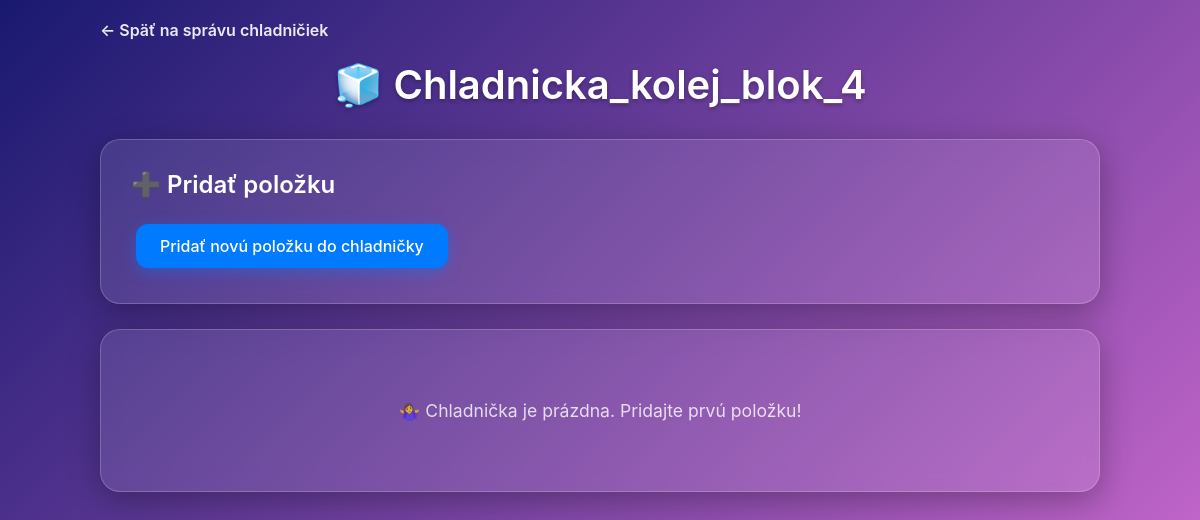
Page /fridge/1 (signed in) on the earlier database version.
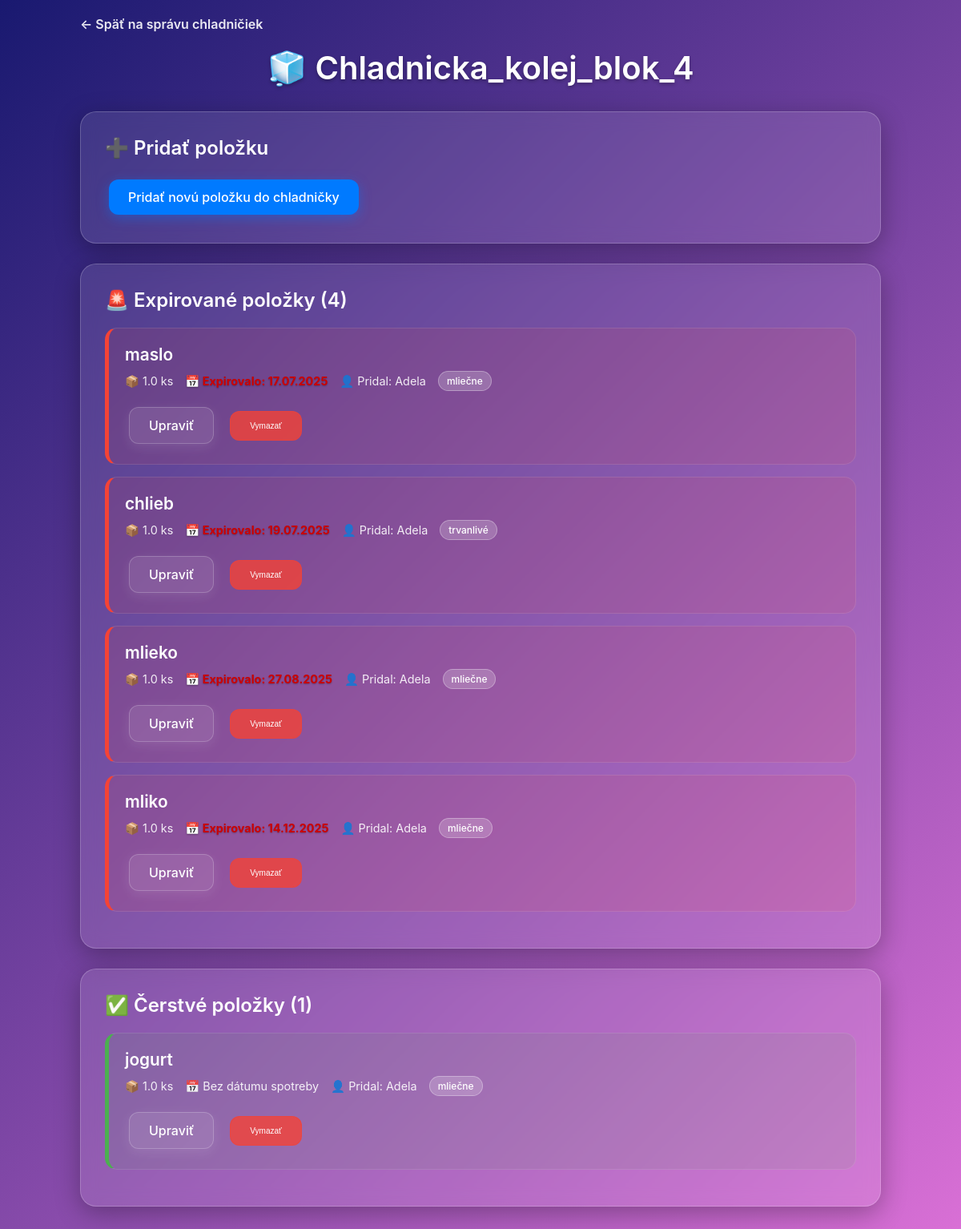
Same page on the later database version.
### app/models.py (models this page shows, shortened)
class Fridge(db.Model):
    id = db.Column(db.Integer, primary_key=True)
    name = db.Column(db.String(100), nullable=False)
    created_by = db.Column(db.Integer, db.ForeignKey('user.id'), nullable=False)        #db.ForeignKey('user.id') - toto je odkaz na ID pouzivatela
    created_at = db.Column(db.DateTime, default=db.func.current_timestamp())
    creator = db.relationship('User', backref='created_fridges')        #toto vytvori spojenie medzi tabulkami;     backref umoznuje pristupovat k datam opacnej strany

class FridgeItem(db.Model):
    id = db.Column(db.Integer, primary_key=True)
    name = db.Column(db.String(100), nullable=False)    #nullable = false znamena ze nie je mozne ho nedat == je povinne pole
    quantity = db.Column(db.Float, default=1.0)  # mnozstvo (desatinne cislo, predvolene 1.0)
    unit = db.Column(db.String(20), default='ks')  # jednotka (ks, kg, l, g...)
    category = db.Column(db.String(50))  # kategoria (mlieko, maso, zelenina...); nepovinna
    expiry_date = db.Column(db.Date)  # datum spotreby; nepovinne
    added_date = db.Column(db.DateTime, default=db.func.current_timestamp())        #automaticky aktualny cas - vidis kolko dni je nieco v chladnicke, mozes ich zoradit - co spotrebovat ako prve
    fridge_id = db.Column(db.Integer, db.ForeignKey('fridge.id'), nullable=False)    #id chladnicky
    added_by = db.Column(db.Integer, db.ForeignKey('user.id'), nullable=False)      #id pouzivatela
    fridge = db.relationship('Fridge', backref='items')     #pristup ku chladnicke itm.fridge
    user = db.relationship('User', backref='added_items')   #pristup ku chladnicke itm.user

class User(UserMixin, db.Model):
    id = db.Column(db.Integer, primary_key=True)
    username = db.Column(db.String(20), unique=True, nullable=False)
    email = db.Column(db.String(120), unique=True, nullable=False)
    password_hash = db.Column(db.String(128), nullable=False)

### app/auth/routes.py (the view)
@main.route('/fridge/<int:fridge_id>')
@login_required     #musis byt prihlasena
def fridge_detail(fridge_id):
    membership = FridgeUser.query.filter_by(
        user_id=current_user.id,
        fridge_id=fridge_id
    ).first()
    if not membership:      #ak nema pristup presmerujem ho na chybovu spravu
        flash('Nemáte prístup k tejto chladničke!', 'danger')
        return redirect(url_for('auth.user_management'))
    fridge = Fridge.query.get_or_404(fridge_id)     #get_or_404 = ak sa nenajde, zobrazi chybu 404
    items = FridgeItem.query.filter_by(fridge_id=fridge_id).order_by(FridgeItem.expiry_date).all()
    today = datetime.now().date()
    expired_items = [item for item in items if item.expiry_date and item.expiry_date < today]       #expirovane
    expiring_soon = [item for item in items if
                     item.expiry_date and today <= item.expiry_date <= today + timedelta(days=3)]       #koncia o 3 dni
    fresh_items = [item for item in items if not item.expiry_date or item.expiry_date > today + timedelta(days=3)]      #stale fresh
    return render_template('fridge_detail.html',
                           fridge=fridge,
                           expired_items=expired_items,
                           expiring_soon=expiring_soon,
                           fresh_items=fresh_items)

### app/models.py (called while the page is built)
@login_manager.user_loader      #specialny dekoder
def load_user(user_id):     #dostane ID pouzivatela
    return User.query.get(int(user_id))     #vrati objekt pouzivatela z databazy: user.query.get(int(user_id))

### app/templates/fridge_detail.html (shortened to what this page needs)
<!DOCTYPE html>
<html lang="sk">
<head>
</head>
<body>
    <div class="main-container">
        <div class="nav-back">
            <a href="{{ url_for('auth.user_management') }}">
                ← Späť na správu chladničiek
            </a>
        </div>
        <h1 class="page-title">🧊 {{ fridge.name }}</h1>
        <div class="card">
            <h2>➕ Pridať položku</h2>
            <a href="{{ url_for('auth.add_item', fridge_id=fridge.id) }}" class="btn btn-primary">
                Pridať novú položku do chladničky
            </a>
        </div>
        {% if expired_items %}
        <div class="card">
            <h2>🚨 Expirované položky ({{ expired_items|length }})</h2>
            {% for item in expired_items %}
                <div class="item-card item-expired">
                    <div class="item-name"> {{ item.name }}</div>
                    <div class="item-info">
                        <div class="item-detail">📦 {{ item.quantity }} {{ item.unit }}</div>
                        <div class="item-detail expiry-date">📅 Expirovalo: {{ item.expiry_date.strftime('%d.%m.%Y') }}</div>
                        <div class="item-detail">👤 Pridal: {{ item.user.username }}</div>
                        {% if item.category %}
                            <span class="category-tag">{{ item.category }}</span>
                        {% endif %}
                    </div>
                    <div class="item-actions">
                        <a href="{{ url_for('auth.edit_item', fridge_id=fridge.id, item_id=item.id) }}" class="btn btn-secondary">
                            Upraviť
                        </a>
                        <form class="delete-form" method="POST" action="{{ url_for('auth.delete_item', fridge_id=fridge.id, item_id=item.id) }}" onsubmit="return confirm('Naozaj chcete vymazať túto položku?')">
                            <button type="submit" class="btn btn-danger">Vymazať</button>
                        </form>
                    </div>
                </div>
            {% endfor %}
        </div>
        {% endif %}
        {% if fresh_items %}
        <div class="card">
            <h2>✅ Čerstvé položky ({{ fresh_items|length }})</h2>
            {% for item in fresh_items %}
                <div class="item-card item-fresh">
                    <div class="item-name"> {{ item.name }}</div>
                    <div class="item-info">
                        <div class="item-detail">📦 {{ item.quantity }} {{ item.unit }}</div>
                        {% if item.expiry_date %}
                            <div class="item-detail expiry-date">📅 Končí: {{ item.expiry_date.strftime('%d.%m.%Y') }}</div>
                        {% else %}
                            <div class="item-detail">📅 Bez dátumu spotreby</div>
                        {% endif %}
                        <div class="item-detail">👤 Pridal: {{ item.user.username }}</div>
                        {% if item.category %}
                            <span class="category-tag">{{ item.category }}</span>
                        {% endif %}
                    </div>
                    <div class="item-actions">
                        <a href="{{ url_for('auth.edit_item', fridge_id=fridge.id, item_id=item.id) }}" class="btn btn-secondary">
                            Upraviť
                        </a>
                        <form class="delete-form" method="POST" action="{{ url_for('auth.delete_item', fridge_id=fridge.id, item_id=item.id) }}" onsubmit="return confirm('Naozaj chcete vymazať túto položku?')">
                            <button type="submit" class="btn btn-danger">Vymazať</button>
                        </form>
                    </div>
                </div>
            {% endfor %}
        </div>
        {% endif %}
        {% if not expired_items and not expiring_soon and not fresh_items %}
        <div class="card">
            <div class="empty-state">
                <p>🤷‍♀️ Chladnička je prázdna. Pridajte prvú položku!</p>
            </div>
        </div>
        {% endif %}
    </div>
</body>
</html>

### app/templates/fridge_detail.html (style rules this page uses)
* { margin: 0; padding: 0; box-sizing: border-box; }
body { font-family: -apple-system, BlinkMacSystemFont, 'Segoe UI', Roboto, sans-serif; background: linear-gradient(135deg, #191970 0%, #da70d6 100%); min-height: 100vh; color: white; padding: 20px; }
.main-container { max-width: 1000px; margin: 0 auto; }
.page-title { text-align: center; font-size: 2.5em; margin-bottom: 30px; font-weight: 600; text-shadow: 0 2px 4px rgba(0, 0, 0, 0.3); }
.card { background: rgba(255, 255, 255, 0.1); backdrop-filter: blur(10px); border-radius: 20px; padding: 30px; margin-bottom: 25px; box-shadow: 0 8px 32px rgba(0, 0, 0, 0.3); border: 1px solid rgba(255, 255, 255, 0.2); }
.card h2 { font-size: 1.5em; margin-bottom: 20px; color: #ffffff; display: flex; align-items: center; gap: 10px; font-weight: 600; }
.btn { padding: 12px 24px; border: none; border-radius: 12px; font-size: 16px; font-weight: 500; cursor: pointer; transition: all 0.3s ease; text-decoration: none; display: inline-block; margin: 5px; }
.btn-primary { background: #007AFF; color: white; box-shadow: 0 4px 15px rgba(0, 122, 255, 0.4); }
.btn-secondary { background: rgba(255, 255, 255, 0.1); color: white; border: 1px solid rgba(255, 255, 255, 0.2); box-shadow: 0 4px 15px rgba(255, 255, 255, 0.1); }
.btn-danger { background: rgba(244, 67, 54, 0.8); color: white; border: 1px solid rgba(244, 67, 54, 0.5); padding: 12px 24px; font-size: 10px; }
.item-card { background: rgba(255, 255, 255, 0.05); border: 1px solid rgba(255, 255, 255, 0.1); border-radius: 15px; padding: 20px; margin-bottom: 15px; transition: all 0.3s ease; }
.item-expired { border-left: 5px solid #f44336; background: rgba(244, 67, 54, 0.1); }
.item-fresh { border-left: 5px solid #4caf50; background: rgba(76, 175, 80, 0.1); }
.item-name { font-size: 1.3em; font-weight: 600; margin-bottom: 8px; color: #ffffff; }
.item-info { font-size: 0.9em; color: rgba(255, 255, 255, 0.9); margin-bottom: 10px; display: flex; flex-wrap: wrap; gap: 15px; }
.item-detail { display: flex; align-items: center; gap: 5px; }
.item-detail.expiry-date { color: #ff4444 !important; font-weight: 600; }
.item-expired .item-detail.expiry-date { color: #cc0000 !important; font-weight: 700; text-shadow: 0 1px 2px rgba(0, 0, 0, 0.3); }
.category-tag { display: inline-block; background: rgba(255, 255, 255, 0.2); padding: 4px 10px; border-radius: 15px; font-size: 12px; border: 1px solid rgba(255, 255, 255, 0.3); color: #ffffff; font-weight: 500; }
.nav-back { margin-bottom: 20px; }
.nav-back a { color: rgba(255, 255, 255, 0.9); text-decoration: none; font-weight: 600; display: flex; align-items: center; gap: 8px; transition: color 0.3s ease; }
.item-actions { margin-top: 15px; display: flex; gap: 10px; flex-wrap: wrap; align-items: center; }
.delete-form { display: inline-block; }
.card { animation: fadeInUp 0.6s ease-out; }

Differences in the rows shown:
added FridgeItem: name "maslo", quantity "1.0", unit "ks", expiry_date "17.07.2025", user.username "Adela", category "mliečne", shown under "🚨 Expirované položky (4)"
added FridgeItem: name "chlieb", quantity "1.0", unit "ks", expiry_date "19.07.2025", user.username "Adela", category "trvanlivé", shown under "🚨 Expirované položky (4)"
added FridgeItem: name "mlieko", quantity "1.0", unit "ks", expiry_date "27.08.2025", user.username "Adela", category "mliečne", shown under "🚨 Expirované položky (4)"
added FridgeItem: name "mliko", quantity "1.0", unit "ks", expiry_date "14.12.2025", user.username "Adela", category "mliečne", shown under "🚨 Expirované položky (4)"
added FridgeItem: name "jogurt", quantity "1.0", unit "ks", shows "📅 Bez dátumu spotreby", user.username "Adela", category "mliečne", shown under "✅ Čerstvé položky (1)"
Other differences:
{{ expired_items|length }}: (not shown) → "4"
{{ fresh_items|length }}: (not shown) → "1"
text no longer shown: "🤷‍♀️ Chladnička je prázdna. Pridajte prvú položku!"
text now shown: "🚨 Expirované položky ( ) ✅ Čerstvé položky ( )"
